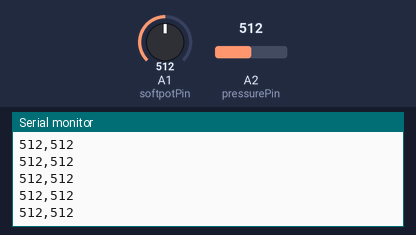
The sketch below on a simulated Arduino Uno, built with avr-gcc and run on an emulated ATmega328P. Parts: the last lines printed to the serial monitor. The inputs (shaded band) are chosen by the test bench; at power-on: A1 (softpotPin) = 512, A2 (pressurePin) = 512.

Above: at 1.2 s.
1.3 s: A1 (softpotPin) set to 716
At 1.56 s:
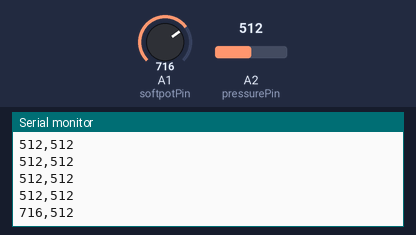
2.8 s: A2 (pressurePin) set to 716
At 2.96 s:
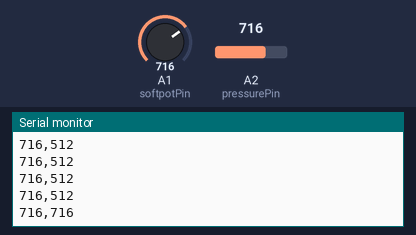
4.3 s: A1 (softpotPin) set to 900
At 4.37 s:
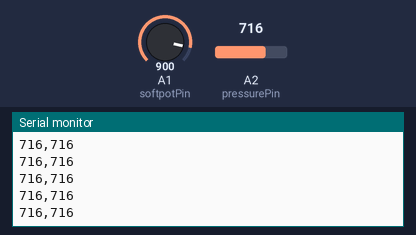
5.8 s: A2 (pressurePin) set to 900
At 5.97 s:
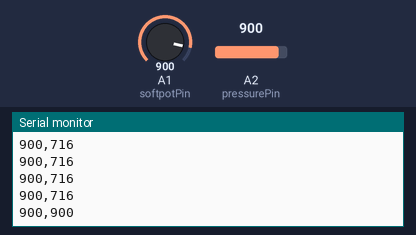
Timing chart, 0 to 8.3 s (numbered marks = the images above; inputs shaded):
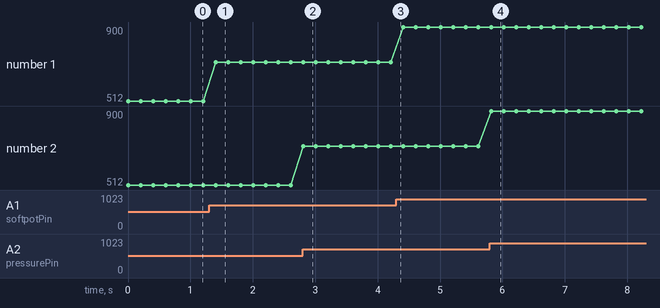

The sketch:

softpot_reader.ino
```cpp
/************
Arduino inputs for Crazy Test:

Attach membrane potentiometer to analog input A1,
and pressure resistor to analog input A2. I also used
a 10K resistor with the pressure resistor (but not
the membrane potentiometer).

Spacebrew, Parsons MFA-DT
February 25, 2014

Susan Lin, Anthony Marefat, Jennifer Presto

**************/

int softpotPin = A1;
int softpotValue = 0;

int pressurePin = A2;
int pressureValue = 0;

void setup() {
  Serial.begin(9600);
}

void loop() {
  // We send the information in one line, with each
  // piece separated by a comma.
  // We'll parse this on the Processing side.
  Serial.print(analogRead(softpotPin));
  Serial.print(',');
  Serial.println(analogRead(pressurePin));
  delay(200);
}
```

Measured:
- after the input at 1.3 s, the serial monitor: prints a new line after 0.10 s (image 1)
- after the input at 2.8 s, the serial monitor: prints a new line at once (image 2)
- after the input at 5.8 s, the serial monitor: prints a new line at once (image 4)
- plotted number 1: 512 → 716 after the input at 1.3 s, 716 → 900 after the input at 4.3 s
